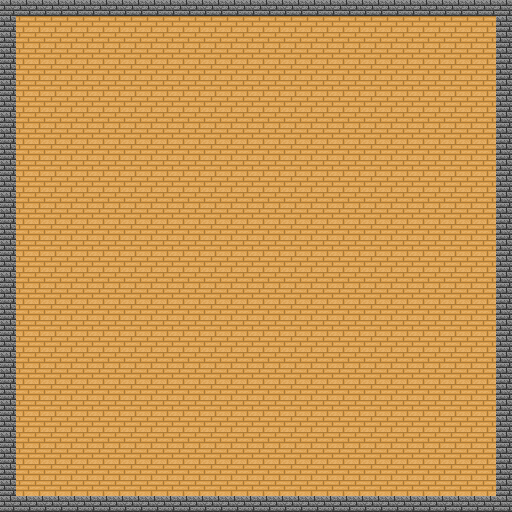

A 2D game scene composited from a Tiled map and its tileset images. What follows is a short description and the map's XML, with every tile layer's data as written:
An orthogonal 32x32 tile map with 16x16 px tiles, 1 tile layer (Tile Layer 1).

<map version="1.10" tiledversion="1.11.2" orientation="orthogonal" renderorder="right-down" width="32" height="32" tilewidth="16" tileheight="16" infinite="0" nextlayerid="3" nextobjectid="1">
 <tileset firstgid="1" name="tileset" tilewidth="16" tileheight="16" tilecount="40" columns="8">
  <image source="../tilesets/tileset.png" width="128" height="80" />
 </tileset>
 <layer id="1" name="Tile Layer 1" width="32" height="32">
  <data encoding="csv">
21,21,21,21,21,21,21,21,21,21,21,21,21,21,21,21,21,21,21,21,21,21,21,21,21,21,21,21,21,21,21,21,
21,2,2,2,2,2,2,2,2,2,2,2,2,2,2,2,2,2,2,2,2,2,2,2,2,2,2,2,2,2,2,21,
21,2,2,2,2,2,2,2,2,2,2,2,2,2,2,2,2,2,2,2,2,2,2,2,2,2,2,2,2,2,2,21,
21,2,2,2,2,2,2,2,2,2,2,2,2,2,2,2,2,2,2,2,2,2,2,2,2,2,2,2,2,2,2,21,
21,2,2,2,2,2,2,2,2,2,2,2,2,2,2,2,2,2,2,2,2,2,2,2,2,2,2,2,2,2,2,21,
21,2,2,2,2,2,2,2,2,2,2,2,2,2,2,2,2,2,2,2,2,2,2,2,2,2,2,2,2,2,2,21,
21,2,2,2,2,2,2,2,2,2,2,2,2,2,2,2,2,2,2,2,2,2,2,2,2,2,2,2,2,2,2,21,
21,2,2,2,2,2,2,2,2,2,2,2,2,2,2,2,2,2,2,2,2,2,2,2,2,2,2,2,2,2,2,21,
21,2,2,2,2,2,2,2,2,2,2,2,2,2,2,2,2,2,2,2,2,2,2,2,2,2,2,2,2,2,2,21,
21,2,2,2,2,2,2,2,2,2,2,2,2,2,2,2,2,2,2,2,2,2,2,2,2,2,2,2,2,2,2,21,
21,2,2,2,2,2,2,2,2,2,2,2,2,2,2,2,2,2,2,2,2,2,2,2,2,2,2,2,2,2,2,21,
21,2,2,2,2,2,2,2,2,2,2,2,2,2,2,2,2,2,2,2,2,2,2,2,2,2,2,2,2,2,2,21,
21,2,2,2,2,2,2,2,2,2,2,2,2,2,2,2,2,2,2,2,2,2,2,2,2,2,2,2,2,2,2,21,
21,2,2,2,2,2,2,2,2,2,2,2,2,2,2,2,2,2,2,2,2,2,2,2,2,2,2,2,2,2,2,21,
21,2,2,2,2,2,2,2,2,2,2,2,2,2,2,2,2,2,2,2,2,2,2,2,2,2,2,2,2,2,2,21,
21,2,2,2,2,2,2,2,2,2,2,2,2,2,2,2,2,2,2,2,2,2,2,2,2,2,2,2,2,2,2,21,
21,2,2,2,2,2,2,2,2,2,2,2,2,2,2,2,2,2,2,2,2,2,2,2,2,2,2,2,2,2,2,21,
21,2,2,2,2,2,2,2,2,2,2,2,2,2,2,2,2,2,2,2,2,2,2,2,2,2,2,2,2,2,2,21,
21,2,2,2,2,2,2,2,2,2,2,2,2,2,2,2,2,2,2,2,2,2,2,2,2,2,2,2,2,2,2,21,
21,2,2,2,2,2,2,2,2,2,2,2,2,2,2,2,2,2,2,2,2,2,2,2,2,2,2,2,2,2,2,21,
21,2,2,2,2,2,2,2,2,2,2,2,2,2,2,2,2,2,2,2,2,2,2,2,2,2,2,2,2,2,2,21,
21,2,2,2,2,2,2,2,2,2,2,2,2,2,2,2,2,2,2,2,2,2,2,2,2,2,2,2,2,2,2,21,
21,2,2,2,2,2,2,2,2,2,2,2,2,2,2,2,2,2,2,2,2,2,2,2,2,2,2,2,2,2,2,21,
21,2,2,2,2,2,2,2,2,2,2,2,2,2,2,2,2,2,2,2,2,2,2,2,2,2,2,2,2,2,2,21,
21,2,2,2,2,2,2,2,2,2,2,2,2,2,2,2,2,2,2,2,2,2,2,2,2,2,2,2,2,2,2,21,
21,2,2,2,2,2,2,2,2,2,2,2,2,2,2,2,2,2,2,2,2,2,2,2,2,2,2,2,2,2,2,21,
21,2,2,2,2,2,2,2,2,2,2,2,2,2,2,2,2,2,2,2,2,2,2,2,2,2,2,2,2,2,2,21,
21,2,2,2,2,2,2,2,2,2,2,2,2,2,2,2,2,2,2,2,2,2,2,2,2,2,2,2,2,2,2,21,
21,2,2,2,2,2,2,2,2,2,2,2,2,2,2,2,2,2,2,2,2,2,2,2,2,2,2,2,2,2,2,21,
21,2,2,2,2,2,2,2,2,2,2,2,2,2,2,2,2,2,2,2,2,2,2,2,2,2,2,2,2,2,2,21,
21,2,2,2,2,2,2,2,2,2,2,2,2,2,2,2,2,2,2,2,2,2,2,2,2,2,2,2,2,2,2,21,
21,21,21,21,21,21,21,21,21,21,21,21,21,21,21,21,21,21,21,21,21,21,21,21,21,21,21,21,21,21,21,21
</data>
 </layer>
</map>
